Frame 1 (no input): blank canvas, image omitted
Frame 60 (the mouse pressed at the canvas centre just before this capture): blank canvas, image omitted
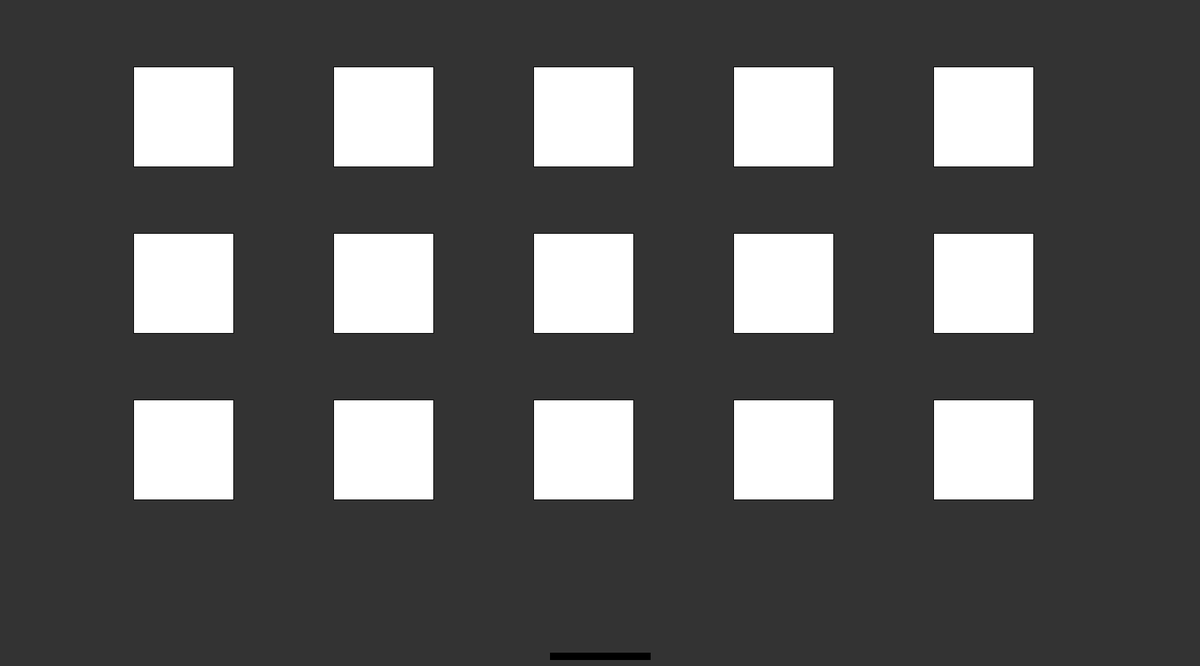
Frame 120 (the mouse held since frame 60 and released just before this capture)

The Processing sketch whose frames 1 and 60 were blank and that drew this single picture after the mouse press (run headless with seeded random() and noise(); from frame 60 on, the mouse is pressed at the canvas centre):

// Processing sketch: atari
// ── atari.pde

Ball ball;
Paddle paddle;
Brick[][] bricks;

 int rows = 3;
 int cols = 5;
 
 boolean started = false; 

void setup() {
  size(1800, 1000);
  ball = new Ball(30);
  paddle = new Paddle(150, 10);
  
  
 
  
  bricks = new Brick[rows][cols];
  
  for(int i = 0; i <= rows -1 ; i ++){
    for(int j = 0; j <= cols - 1; j ++){
      bricks[i][j] = new Brick( j *300  +200 , i * 250 + 100 , 150,150);
    }
    
  }
  
}


void draw() {
  background(51);
  
  if(!started){
    return;
  }
 
  ball.draw();

  fill(0);
  ball.draw();
  ball.update();
  paddle.draw();

  if (ball.heading.y > paddle.y - paddle.h/2 -2 ) {
    if (ball.heading.x > paddle.x && ball.heading.x <  paddle.x + paddle.w) {
      ball.hit(90);
    }
  }

  if (ball.heading.x < 0 
    || ball.heading.x > width 
    || ball.heading.y < 0
    ) {
    ball.hit(90);
  }
  
  
   for(int i = 0; i <= rows -1; i ++){
    for(int j = 0; j <= cols-1; j ++){
      if(!bricks[i][j].deleted){
      bricks[i][j].canDelete(ball);
      bricks[i][j].draw();
      }
    }
   }
}

void mousePressed(){
  started = true;
}

// ── ball.pde


class Ball{
 
 
   int r;
   
   PVector heading;
   
   PVector speed;
   
    Ball(int r){
     this.r = r;
     
     heading = new PVector(width/2, height/2 + 300);
     
     
     speed = new PVector(5,5);
     
   }
   
   void hit(float angle){
      
     float x = degrees(heading.heading());
     float theta = ( x) *2; 
     
     speed.rotate(-theta);
     
     heading.add(speed);
   }
   
   
   void draw(){
     fill(0);
     ellipse(heading.x,heading.y, r, r);
     
   }
   
   void update() {
     heading.add(speed);
   }
   
   void setHeading(float angle){
     heading.rotate(angle);
   }
  
}

// ── brick.pde
class Brick {
  
  float x;
  float y;
  float w;
  float h;
  boolean deleted = false;
  
  Brick(float x, float y, float w, float h){
    this.x = x;
    this.y = y;
    this.w = w; 
    this.h = h;
  }
  
  void draw(){
   
    fill(255);
    rect(x,y,w,h);
    
  }
  
  void canDelete(Ball ball) {
    
    if (ball.heading.x < x + w
    && ball.heading.x > x 
    && ball.heading.y < y + h 
    && ball.heading.y > y) {
      deleted = true;
    ball.hit(90);
    }
    
    
    
  }
  
}

// ── paddle.pde
class Paddle {
  
  float x;
  float y;
  
  float w;
  float h;
  
  Paddle(float w, float h){
    this.w = w;
    this.h = h;
  }
  
  void draw(){
    
    x = mouseX - (w/2);
    y = height - 20;
    
    fill(0);
    rect(x,y,w,h);
  }
  
}
